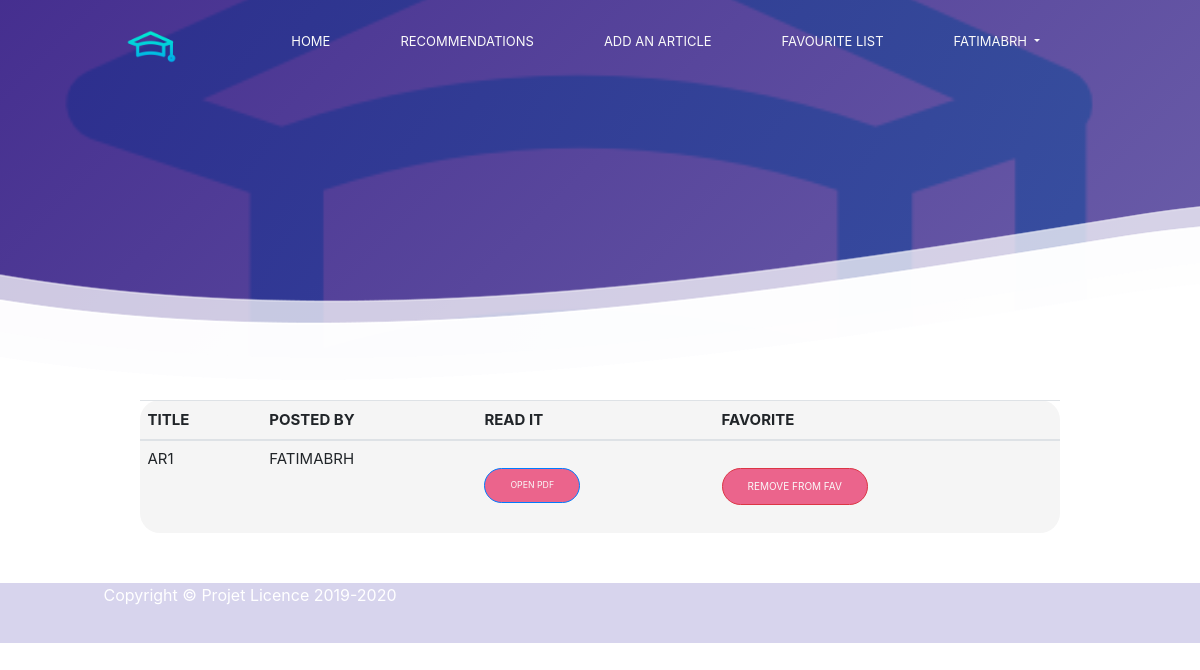
The app's page /articl/favourites/ (signed in), older data.
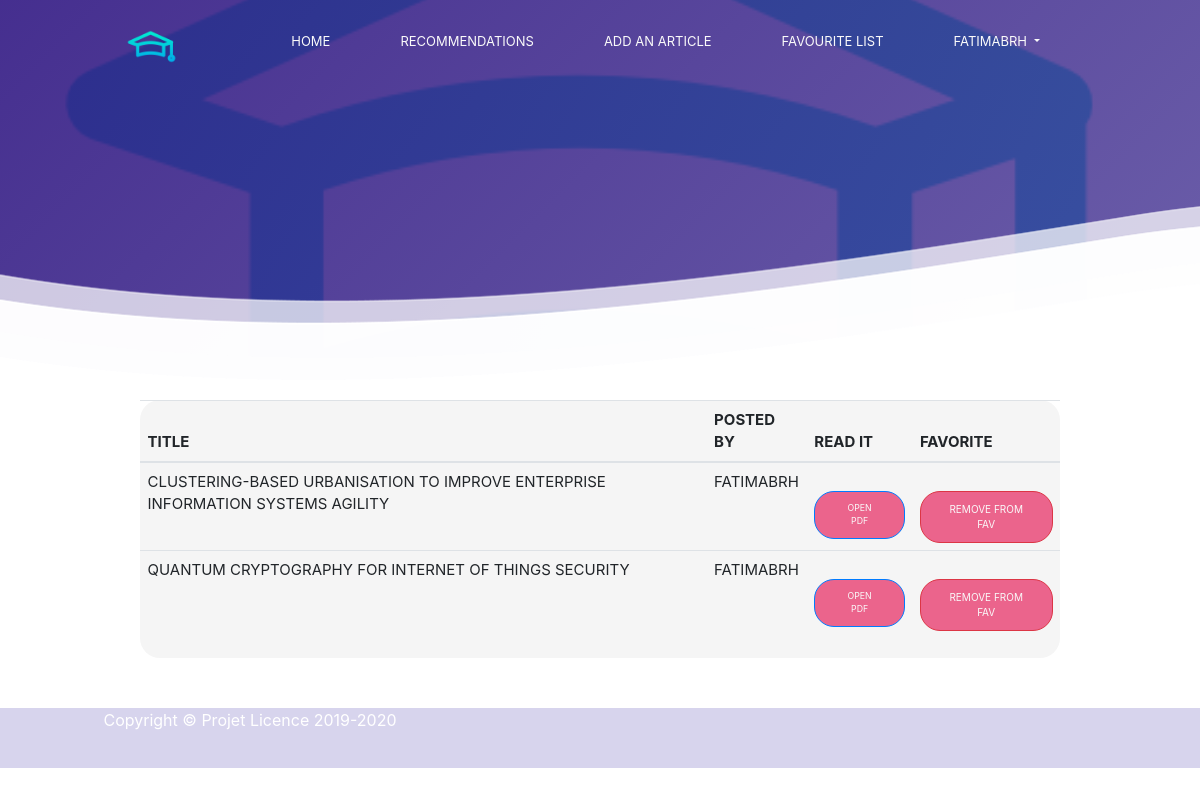
The same page, newer data.
### articl/models.py (models this page shows, shortened)
class ArticlPub(models.Model):
    ArticlTYPE=(
      ('1','Research Article'),
      ('2','Research Paper'),
      ('3','Review Paper'),
      ('4','Review Article'),
      ('5','Peer-Reviewed Articles'),
    )
    DOMAINE=(
        ('1','Computer Hardware'),
        ('2','Computer Networking'),
        ('3','Computer Software'),
        ('4','Cloud computing'),
        ('5','Cyber Security and Ethical Hacking'),
        ('6','Data Science and Data Analysis'),
        ('7','Programming Language'),
        ('8','Artificial intelligence'),
        ('9','Operating system'),
        ('10','Web Development'),
        ('11','Web Designing'),
        ('12','Graphics design'),
        ('13','Network Analytics and testing'),
        ('14','Robotics'),
        ('15','others field'),
        )
    user = models.ForeignKey(settings.AUTH_USER_MODEL, on_delete=models.CASCADE)
    titre=models.CharField(max_length=500)
    resumé=models.CharField(max_length=2000, blank=True)
    keywords=models.CharField(max_length=500, blank=True)
    maison_ed=models.CharField(max_length=500,blank=True)
    typeArticl=models.CharField(max_length=100,blank=False,choices=ArticlTYPE)
    path=models.FileField(blank=True,null=True,upload_to='chapter/%Y/')
    auteurEcrit = models.ManyToManyField(Profile, blank=True, null=True)
    favourite = models.ManyToManyField(User,related_name='favourite', blank=True)
    timestamp = models.DateField(auto_now=False, auto_now_add=True)
    domaineArt=models.CharField(max_length=100,choices=DOMAINE,blank=False,default='Computer Software ')

### articl/views.py (the view)
# urls.py: path('favourites/',views.favourite_list,name='favourite_list'),
@login_required
def favourite_list(request):
    user= request.user
    favourite_articls=user.favourite.all()
    context={
        'favourite_articls':favourite_articls,
    }
    return render(request,'favourite_list.html',context)

### articl/templates/favourite_list.html (shortened to what this page needs)
{%  extends 'base.html' %}
{% load static %}
{%  block content %}
<div class="container"  style="padding-bottom:50px" >
  <div id="content">
      <table class="table mb-0">
        <thead>
          <tr>
            <th>Title</th>
            <th>Posted by</th>
            <th>Read it</th>
            <th>Favorite</th>
          </tr>
        </thead>
        <tbody>
            {% for favourite_articl in favourite_articls %}
            <tr>
                <td>{{favourite_articl.titre}} </td>
                <td>{{favourite_articl.user}} </td>
                <td><a href="{{favourite_articl.path.url}}" class="btn btn-primary btn-sm" target="_blank"> Open pdf </a>
                </td>
                <td>
                    <a href=" {% url 'articl:favourite'  pk=favourite_articl.pk  %} ">
                        <button type="button" class="btn btn-danger"> Remove from fav</button>
                    </a>
                </td>
            </tr>
          {% endfor %}
        </tbody>
    </table>
  </div>
</div>
{% endblock %}

Row changes from the older to the newer data that the page shows:
removed ArticlPub: titre "AR1", user "FATIMABRH"
now on this page (row unchanged): ArticlPub: titre "CLUSTERING-BASED URBANISATION TO IMPROVE ENTERPRISE INFORMATION SYSTEMS AGILITY", user "FATIMABRH"
now on this page (row unchanged): ArticlPub: titre "QUANTUM CRYPTOGRAPHY FOR INTERNET OF THINGS SECURITY", user "FATIMABRH"
